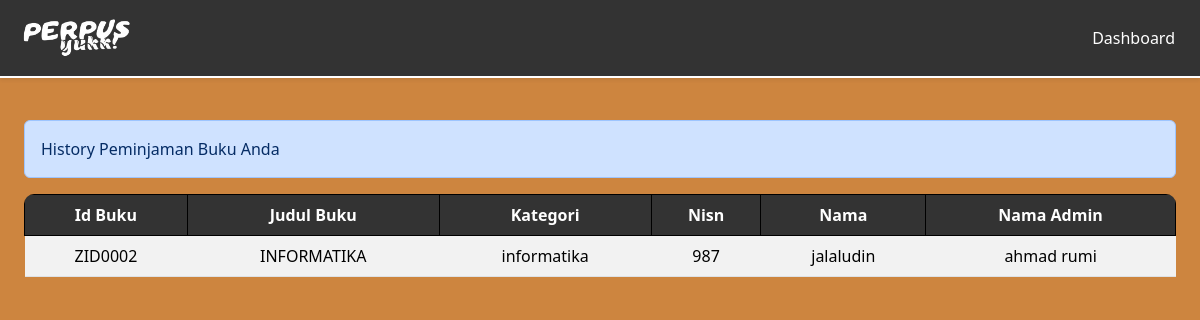
/DashboardMember/formPeminjaman/TransaksiPengembalian.php (signed in), run on the app's committed database.
### tables this page shows
CREATE TABLE `pengembalian` (
  `id_pengembalian` int(11) NOT NULL,
  `id_peminjaman` int(11) NOT NULL,
  `id_buku` varchar(20) NOT NULL,
  `nisn` int(11) NOT NULL,
  `id_admin` int(11) NOT NULL,
  `buku_kembali` date NOT NULL,
  `keterlambatan` enum('YA','TIDAK') NOT NULL
);

CREATE TABLE `buku` (
  `cover` varchar(255) NOT NULL,
  `id_buku` varchar(20) NOT NULL,
  `kategori` varchar(255) NOT NULL,
  `judul` varchar(255) NOT NULL,
  `pengarang` varchar(255) NOT NULL,
  `penerbit` varchar(255) NOT NULL,
  `tahun_terbit` date NOT NULL,
  `jumlah_halaman` int(50) NOT NULL,
  `buku_deskripsi` text NOT NULL,
  `isi_buku` varchar(250) NOT NULL
);

CREATE TABLE `member` (
  `nisn` int(11) NOT NULL,
  `kode_member` varchar(12) NOT NULL,
  `nama` varchar(255) NOT NULL,
  `password` varchar(255) NOT NULL,
  `jenis_kelamin` varchar(20) NOT NULL,
  `kelas` varchar(5) NOT NULL,
  `jurusan` varchar(50) NOT NULL,
  `no_tlp` varchar(15) NOT NULL,
  `tgl_pendaftaran` date NOT NULL
);

### config/config.php (called while the page is built, shortened)
<?php
$host = "127.0.0.1";
$username = "root";
$password = "";
$database_name = "perpustakaan";
$connection = mysqli_connect($host, $username, $password, $database_name);
function queryReadData($dataKategori) {
  global $connection;
  $result = mysqli_query($connection, $dataKategori);
  $items = [];
  while($item = mysqli_fetch_assoc($result)) {
    $items[] = $item;
  }
  return $items;
}
?>

### DashboardMember/formPeminjaman/TransaksiPengembalian.php (the view, shortened to what this page needs)
<?php
require "../../config/config.php";
$akunMember = $_SESSION["member"]["nisn"];
$dataPengembalian = queryReadData("SELECT pengembalian.id_pengembalian, pengembalian.id_buku, buku.judul, buku.kategori, pengembalian.nisn, member.nama, admin.nama_admin, pengembalian.buku_kembali, pengembalian.keterlambatan
FROM pengembalian
INNER JOIN buku ON pengembalian.id_buku = buku.id_buku
INNER JOIN member ON pengembalian.nisn = member.nisn
INNER JOIN admin ON pengembalian.id_admin = admin.id
WHERE pengembalian.nisn = $akunMember");
?>
<!DOCTYPE html>
<html lang="en">
  <head>
    <link rel="stylesheet" href="../../css/transaksipeminjaman.css">
    <link href="https://cdn.jsdelivr.net/npm/bootstrap@5.3.2/dist/css/bootstrap.min.css" rel="stylesheet">
  </head>
  <body style="background-color: #CD853F ;">
    <nav class="navbar fixed-top shadow-sm">
      <div class="container-fluid">
        <a class="navbar-brand" href="#">
          <img src="../../assets/logo.png" alt="logo" width="130px">
        </a>
        <a class="btn btn-tertiary" href="../dashboardMember.php">Dashboard</a>
      </div>
    </nav>
    <div class="p-4 mt-5">
      <div class="mt-5 alert alert-primary" role="alert">History Peminjaman Buku Anda</div>
    <div class="table-responsive mt-3">
    <table class="table table-striped table-hover">
      <thead class="text-center ">
      <tr>
        <th class="list">Id Buku</th>
        <th class="list">Judul Buku</th>
        <th class="list">Kategori</th>
        <th class="list">Nisn</th>
        <th class="list">Nama</th>
        <th class="list">Nama Admin</th>
      </tr>
      </thead>
      <tbody class="text-center">
        <?php foreach ($dataPengembalian as $item) : ?>
      <tr>
        <td><?= $item["id_buku"]; ?></td>
        <td><?= $item["judul"]; ?></td>
        <td><?= $item["kategori"]; ?></td>
        <td><?= $item["nisn"]; ?></td>
        <td><?= $item["nama"]; ?></td>
        <td><?= $item["nama_admin"]; ?></td>
      </tr>
        <?php endforeach; ?>
    </table>
    </div>
    </div>
  </body>
</html>

### css/transaksipeminjaman.css (style rules this page uses)
.navbar { background-color: #333 !important; border-bottom: 2px solid white !important; }
.container-fluid { background-color: #333 !important; }
.btn-tertiary { color: white !important; }
.list { background-color: #333 !important; color: white !important; border: solid 1px black !important; }
.table-responsive { border-radius: 10px !important; }

### data on the page
pengembalian: id_buku "ZID0002", id_buku.judul "INFORMATIKA", id_buku.kategori "informatika", nisn "987", member.nama "jalaludin", id_admin.nama_admin "ahmad rumi"
